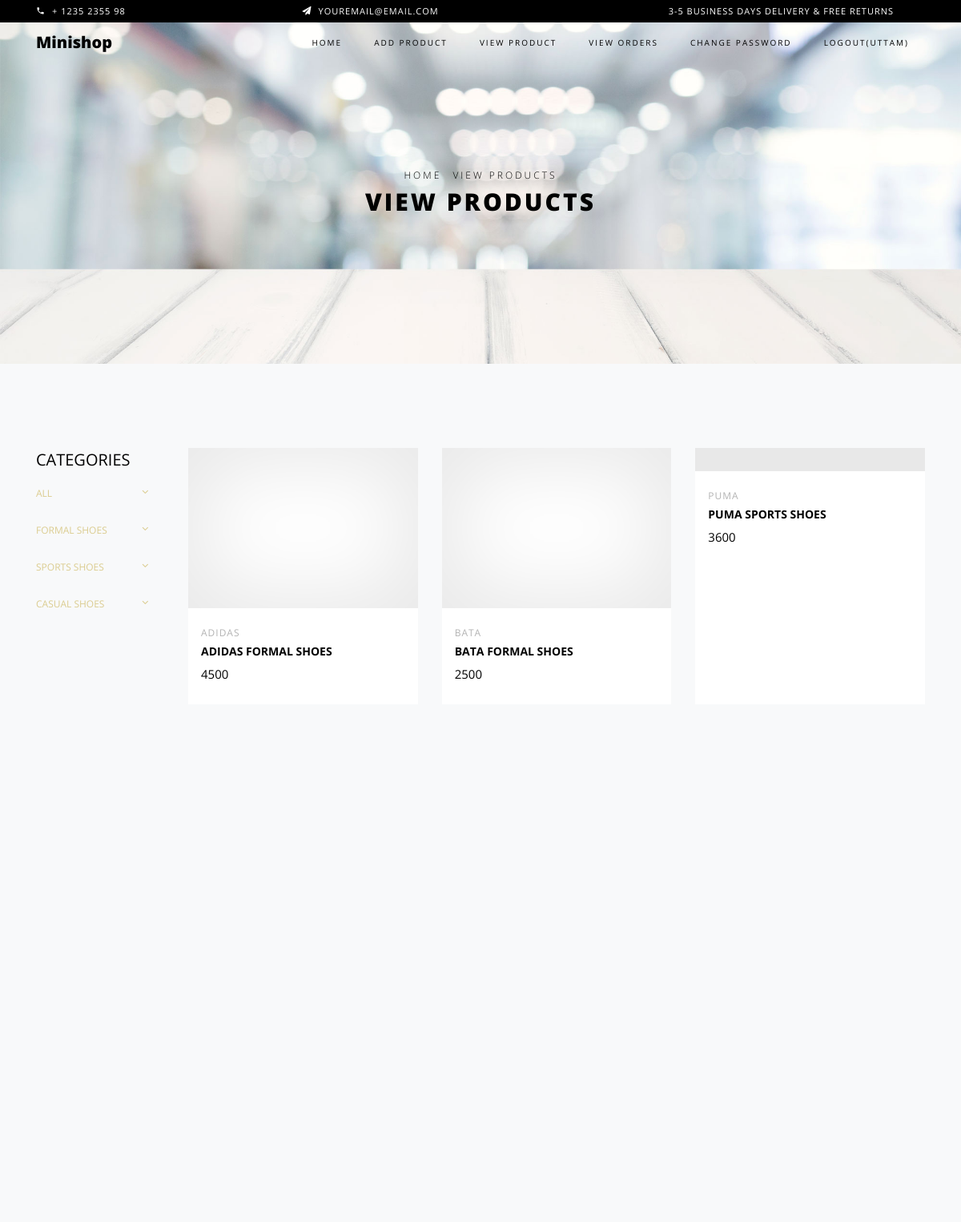
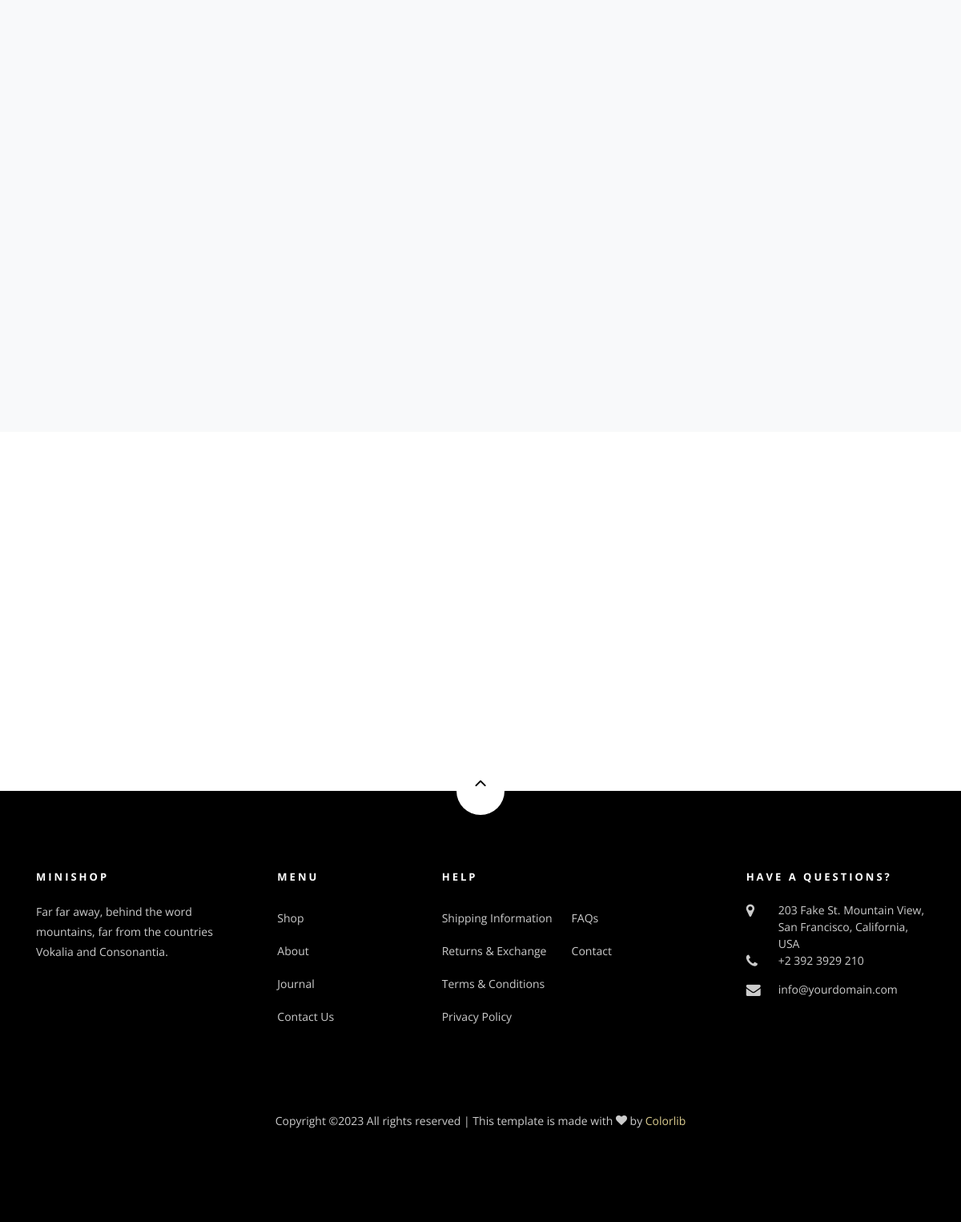
The app's page /seller-view-product/ (signed in) with its own data (2 pictures, top to bottom).
### myapp/models.py (models this page shows, shortened)
class User(models.Model):
	fname=models.CharField(max_length=100)
	lname=models.CharField(max_length=100)
	email=models.EmailField()
	mobile=models.PositiveIntegerField()
	address=models.TextField()
	password=models.CharField(max_length=100)
	profile_pic=models.ImageField(upload_to="profile_pic/",default="")
	usertype=models.CharField(max_length=100,default="buyer")

class Product(models.Model):
	seller=models.ForeignKey(User,on_delete=models.CASCADE)
	category=(
			("Formal","Formal"),
			("Sports","Sports"),
			("Casual","Casual"),
		)
	product_category=models.CharField(max_length=100,choices=category)
	brand=(
		("Puma","Puma"),
		("Reebok","Reebok"),
		("Adidas","Adidas"),
		("Calcetto","Calcetto"),
		("Bata","Bata"),
	)
	product_brand=models.CharField(max_length=100,choices=brand)
	product_name=models.CharField(max_length=100)
	product_price=models.PositiveIntegerField()
	size=(
		("7","7"),
		("8","8"),
		("9","9"),
		("10","10"),
		("11","11"),
	)
	product_size=models.CharField(max_length=100,choices=size)
	product_pic=models.ImageField(upload_to="product_pic/")

### myapp/views.py (the view)
# urls.py: path('seller-view-product/',views.seller_view_product,name='seller-view-product'),
def seller_view_product(request):
	seller=User.objects.get(email=request.session['email'])
	products=Product.objects.filter(seller=seller)
	return render(request,'seller-view-product.html',{'products':products})

### myapp/templates/seller-view-product.html (shortened to what this page needs)
{% extends 'seller-header.html' %}
{% load static %}
{% block content %}
<!DOCTYPE html>
<html lang="en">
  <head>
  </head>
  <body class="goto-here">
    <div class="hero-wrap hero-bread" style="background-image: url('{% static 'images/bg_6.jpg' %}');">
      <div class="container">
        <div class="row no-gutters slider-text align-items-center justify-content-center">
          <div class="col-md-9 ftco-animate text-center">
          	<p class="breadcrumbs"><span class="mr-2"><a href="index.html">Home</a></span> <span>View Products</span></p>
            <h1 class="mb-0 bread">View Products</h1>
          </div>
        </div>
      </div>
    </div>
    <section class="ftco-section bg-light">
    	<div class="container">
    		<div class="row">
    			<div class="col-md-8 col-lg-10 order-md-last">
    				<div class="row">
    					{% for i in products %}
		    			<div class="col-sm-12 col-md-12 col-lg-4 ftco-animate d-flex">
		    				<div class="product d-flex flex-column">
		    					<a href="#" class="img-prod"><img class="img-fluid" src="{{i.product_pic.url}}" alt="Colorlib Template" style="width: 500px;height: 200px;">
		    					</a>
		    					<div class="text py-3 pb-4 px-3">
		    						<div class="d-flex">
		    							<div class="cat">
				    						<span>{{i.product_brand}}</span>
				    					</div>
			    					</div>
		    						<h3><a href="#">{{i.product_name}}</a></h3>
		    						<div class="pricing">
			    						<p class="price"><span>{{i.product_price}}</span></p>
			    					</div>
		    					</div>
		    				</div>
		    			</div>
		    			{% endfor %}
		    		</div>
		    	</div>
		    	<div class="col-md-4 col-lg-2">
		    		<div class="sidebar">
							<div class="sidebar-box-2">
								<h2 class="heading">Categories</h2>
								<div class="fancy-collapse-panel">
                  <div class="panel-group" id="accordion" role="tablist" aria-multiselectable="true">
                  	<div class="panel panel-default">
                         <div class="panel-heading" role="tab" id="headingOne">
                             <h4 class="panel-title">
                                 <a href="{% url 'seller-all-shoes' %}">All
                                 </a>
                             </h4>
                         </div>
                     </div>
                     <div class="panel panel-default">
                         <div class="panel-heading" role="tab" id="headingOne">
                             <h4 class="panel-title">
                                 <a href="{% url 'seller-formal-shoes' %}">Formal Shoes
                                 </a>
                             </h4>
                         </div>
                     </div>
                     <div class="panel panel-default">
                         <div class="panel-heading" role="tab" id="headingTwo">
                             <h4 class="panel-title">
                                  <a href="{% url 'seller-sports-shoes' %}">Sports Shoes
                                 </a>
                             </h4>
                         </div>
                     </div>
                     <div class="panel panel-default">
                         <div class="panel-heading" role="tab" id="headingThree">
                             <h4 class="panel-title">
                                  <a href="{% url 'seller-casual-shoes' %}">Casual Shoes
                                 </a>
                             </h4>
                         </div>
                                              </div>
                  </div>
               </div>
							</div>
						</div>
    			</div>
    		</div>
    	</div>
    </section>
		<section class="ftco-gallery">
    	<div class="container">
    		<div class="row justify-content-center">
    		</div>
    	</div>
    	<div class="container-fluid px-0">
    		<div class="row no-gutters">
        </div>
    	</div>
    </section>
  </body>
</html>
{% endblock %}

### myapp/templates/seller-header.html (shortened to what this page needs)
{% load static %}
<!DOCTYPE html>
<html lang="en">
  <head>
    <link rel="stylesheet" href="{% static 'css/open-iconic-bootstrap.min.css' %}">
    <link rel="stylesheet" href="{% static 'css/animate.css' %}">
    <link rel="stylesheet" href="{% static 'css/owl.carousel.min.css' %}">
    <link rel="stylesheet" href="{% static 'css/owl.theme.default.min.css' %}">
    <link rel="stylesheet" href="{% static 'css/magnific-popup.css' %}">
    <link rel="stylesheet" href="{% static 'css/aos.css' %}">
    <link rel="stylesheet" href="{% static 'css/ionicons.min.css' %}">
    <link rel="stylesheet" href="{% static 'css/bootstrap-datepicker.css' %}">
    <link rel="stylesheet" href="{% static 'css/jquery.timepicker.css' %}">
    <link rel="stylesheet" href="{% static 'css/flaticon.css' %}">
    <link rel="stylesheet" href="{% static 'css/icomoon.css' %}">
    <link rel="stylesheet" href="{% static 'css/style.css' %}">
  </head>
  <body class="goto-here">
		<div class="py-1 bg-black">
    	<div class="container">
    		<div class="row no-gutters d-flex align-items-start align-items-center px-md-0">
	    		<div class="col-lg-12 d-block">
		    		<div class="row d-flex">
		    			<div class="col-md pr-4 d-flex topper align-items-center">
					    	<div class="icon mr-2 d-flex justify-content-center align-items-center"><span class="icon-phone2"></span></div>
						    <span class="text">+ 1235 2355 98</span>
					    </div>
					    <div class="col-md pr-4 d-flex topper align-items-center">
					    	<div class="icon mr-2 d-flex justify-content-center align-items-center"><span class="icon-paper-plane"></span></div>
						    <span class="text">youremail@email.com</span>
					    </div>
					    <div class="col-md-5 pr-4 d-flex topper align-items-center text-lg-right">
						    <span class="text">3-5 Business days delivery &amp; Free Returns</span>
					    </div>
				    </div>
			    </div>
		    </div>
		  </div>
    </div>
    <nav class="navbar navbar-expand-lg navbar-dark ftco_navbar bg-dark ftco-navbar-light" id="ftco-navbar">
	    <div class="container">
	      <a class="navbar-brand" href="{% url 'seller-index' %}">Minishop</a>
	      <div class="collapse navbar-collapse" id="ftco-nav">
	        <ul class="navbar-nav ml-auto">
	          <li class="nav-item active"><a href="{% url 'seller-index' %}" class="nav-link">Home</a></li>
	          <li class="nav-item"><a href="{% url 'seller-add-product' %}" class="nav-link">Add Product</a></li>
	          <li class="nav-item"><a href="{% url 'seller-view-product' %}" class="nav-link">View Product</a></li>
	          <li class="nav-item"><a href="{% url 'seller-order' %}" class="nav-link">View Orders</a></li>
            {%  if request.session.email %}
              <li class="nav-item"><a href="{% url 'change-password' %}" class="nav-link">Change Password</a></li>
              <li class="nav-item"><a href="{% url 'logout' %}" class="nav-link">Logout({{request.session.fname}})</a></li>
            {% else %}
              <li class="nav-item"><a href="{% url 'signup' %}" class="nav-link">Sign Up</a></li>
              <li class="nav-item"><a href="{% url 'login' %}" class="nav-link">Login</a></li>
            {% endif %}
	        </ul>
	      </div>
	    </div>
	  </nav>
    {% block content %}
    {% endblock %}
    <footer class="ftco-footer ftco-section">
      <div class="container">
      	<div class="row">
      		<div class="mouse">
						<a href="#" class="mouse-icon">
							<div class="mouse-wheel"><span class="ion-ios-arrow-up"></span></div>
						</a>
					</div>
      	</div>
        <div class="row mb-5">
          <div class="col-md">
            <div class="ftco-footer-widget mb-4">
              <h2 class="ftco-heading-2">Minishop</h2>
              <p>Far far away, behind the word mountains, far from the countries Vokalia and Consonantia.</p>
              <ul class="ftco-footer-social list-unstyled float-md-left float-lft mt-5">
              </ul>
            </div>
          </div>
          <div class="col-md">
            <div class="ftco-footer-widget mb-4 ml-md-5">
              <h2 class="ftco-heading-2">Menu</h2>
              <ul class="list-unstyled">
                <li><a href="#" class="py-2 d-block">Shop</a></li>
                <li><a href="#" class="py-2 d-block">About</a></li>
                <li><a href="#" class="py-2 d-block">Journal</a></li>
                <li><a href="#" class="py-2 d-block">Contact Us</a></li>
              </ul>
            </div>
          </div>
          <div class="col-md-4">
             <div class="ftco-footer-widget mb-4">
              <h2 class="ftco-heading-2">Help</h2>
              <div class="d-flex">
	              <ul class="list-unstyled mr-l-5 pr-l-3 mr-4">
	                <li><a href="#" class="py-2 d-block">Shipping Information</a></li>
	                <li><a href="#" class="py-2 d-block">Returns &amp; Exchange</a></li>
	                <li><a href="#" class="py-2 d-block">Terms &amp; Conditions</a></li>
	                <li><a href="#" class="py-2 d-block">Privacy Policy</a></li>
	              </ul>
	              <ul class="list-unstyled">
	                <li><a href="#" class="py-2 d-block">FAQs</a></li>
	                <li><a href="#" class="py-2 d-block">Contact</a></li>
	              </ul>
	            </div>
            </div>
          </div>
          <div class="col-md">
            <div class="ftco-footer-widget mb-4">
            	<h2 class="ftco-heading-2">Have a Questions?</h2>
            	<div class="block-23 mb-3">
	              <ul>
	                <li><span class="icon icon-map-marker"></span><span class="text">203 Fake St. Mountain View, San Francisco, California, USA</span></li>
	                <li><a href="#"><span class="icon icon-phone"></span><span class="text">+2 392 3929 210</span></a></li>
	                <li><a href="#"><span class="icon icon-envelope"></span><span class="text">info@yourdomain.com</span></a></li>
	              </ul>
	            </div>
            </div>
          </div>
        </div>
        <div class="row">
          <div class="col-md-12 text-center">
            <p>
						  Copyright &copy;<script>document.write(new Date().getFullYear());</script> All rights reserved | This template is made with <i class="icon-heart color-danger" aria-hidden="true"></i> by <a href="https://colorlib.com" target="_blank">Colorlib</a>
						</p>
          </div>
        </div>
      </div>
    </footer>
  </body>
</html>

### myapp/static/css/icomoon.css (style rules this page uses)
[class^="icon-"], [class*=" icon-"] { font-family: 'icomoon' !important; speak: none; font-style: normal; font-weight: normal; font-variant: normal; text-transform: none; line-height: 1; -webkit-font-smoothing: antialiased; -moz-osx-font-smoothing: grayscale; }
.icon-heart:before { content: "\f004"; }
.icon-map-marker:before { content: "\f041"; }
.icon-phone:before { content: "\f095"; }
.icon-envelope:before { content: "\f0e0"; }
.icon-paper-plane:before { content: "\f1d8"; }
.icon-phone2:before { content: "\e0cd"; }

### records on screen
User: session.fname "UTTAM"
Product: product_brand "ADIDAS", product_name "ADIDAS FORMAL SHOES", product_price "4500"
Product: product_brand "BATA", product_name "BATA FORMAL SHOES", product_price "2500"
Product: product_brand "PUMA", product_name "PUMA SPORTS SHOES", product_price "3600"
